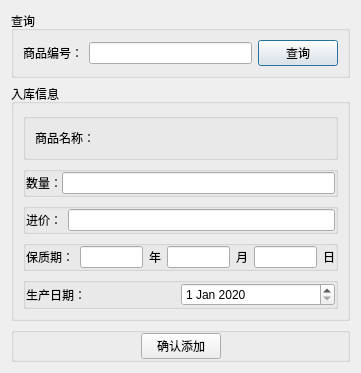
<?xml version="1.0" encoding="UTF-8"?>
<ui version="4.0">
 <class>sr_replenish</class>
 <widget class="QDialog" name="sr_replenish">
  <property name="geometry">
   <rect>
    <x>0</x>
    <y>0</y>
    <width>361</width>
    <height>336</height>
   </rect>
  </property>
  <property name="windowTitle">
   <string>Dialog</string>
  </property>
  <layout class="QVBoxLayout" name="verticalLayout_2">
   <item>
    <widget class="QGroupBox" name="groupBox">
     <property name="title">
      <string>查询</string>
     </property>
     <layout class="QHBoxLayout" name="horizontalLayout">
      <item>
       <widget class="QLabel" name="label">
        <property name="text">
         <string>商品编号：</string>
        </property>
       </widget>
      </item>
      <item>
       <widget class="QLineEdit" name="code"/>
      </item>
      <item>
       <widget class="QPushButton" name="query">
        <property name="text">
         <string>查询</string>
        </property>
       </widget>
      </item>
     </layout>
    </widget>
   </item>
   <item>
    <widget class="QGroupBox" name="groupBox_2">
     <property name="title">
      <string>入库信息</string>
     </property>
     <layout class="QVBoxLayout" name="verticalLayout">
      <item>
       <widget class="QGroupBox" name="groupBox_7">
        <property name="title">
         <string/>
        </property>
        <layout class="QHBoxLayout" name="horizontalLayout_6">
         <item>
          <widget class="QLabel" name="label_5">
           <property name="text">
            <string>商品名称：</string>
           </property>
          </widget>
         </item>
         <item>
          <widget class="QLabel" name="name">
           <property name="text">
            <string/>
           </property>
          </widget>
         </item>
         <item>
          <spacer name="horizontalSpacer_3">
           <property name="orientation">
            <enum>Qt::Horizontal</enum>
           </property>
           <property name="sizeHint" stdset="0">
            <size>
             <width>40</width>
             <height>20</height>
            </size>
           </property>
          </spacer>
         </item>
        </layout>
       </widget>
      </item>
      <item>
       <widget class="QGroupBox" name="groupBox_3">
        <property name="sizePolicy">
         <sizepolicy hsizetype="Preferred" vsizetype="Preferred">
          <horstretch>0</horstretch>
          <verstretch>0</verstretch>
         </sizepolicy>
        </property>
        <property name="title">
         <string/>
        </property>
        <layout class="QHBoxLayout" name="horizontalLayout_2">
         <property name="spacing">
          <number>0</number>
         </property>
         <property name="leftMargin">
          <number>0</number>
         </property>
         <property name="topMargin">
          <number>0</number>
         </property>
         <property name="rightMargin">
          <number>0</number>
         </property>
         <property name="bottomMargin">
          <number>0</number>
         </property>
         <item>
          <widget class="QLabel" name="label_2">
           <property name="text">
            <string>数量：</string>
           </property>
          </widget>
         </item>
         <item>
          <widget class="QLineEdit" name="amount"/>
         </item>
        </layout>
       </widget>
      </item>
      <item>
       <widget class="QGroupBox" name="groupBox_8">
        <property name="title">
         <string/>
        </property>
        <layout class="QHBoxLayout" name="horizontalLayout_7">
         <property name="leftMargin">
          <number>0</number>
         </property>
         <property name="topMargin">
          <number>0</number>
         </property>
         <property name="rightMargin">
          <number>0</number>
         </property>
         <property name="bottomMargin">
          <number>0</number>
         </property>
         <item>
          <widget class="QLabel" name="label_6">
           <property name="text">
            <string>进价：</string>
           </property>
          </widget>
         </item>
         <item>
          <widget class="QLineEdit" name="price"/>
         </item>
        </layout>
       </widget>
      </item>
      <item>
       <widget class="QGroupBox" name="groupBox_5">
        <property name="title">
         <string/>
        </property>
        <layout class="QHBoxLayout" name="horizontalLayout_4">
         <property name="leftMargin">
          <number>0</number>
         </property>
         <property name="topMargin">
          <number>0</number>
         </property>
         <property name="rightMargin">
          <number>0</number>
         </property>
         <property name="bottomMargin">
          <number>0</number>
         </property>
         <item>
          <widget class="QLabel" name="label_4">
           <property name="text">
            <string>保质期：</string>
           </property>
          </widget>
         </item>
         <item>
          <widget class="QLineEdit" name="year"/>
         </item>
         <item>
          <widget class="QLabel" name="label_7">
           <property name="text">
            <string>年</string>
           </property>
          </widget>
         </item>
         <item>
          <widget class="QLineEdit" name="month"/>
         </item>
         <item>
          <widget class="QLabel" name="label_8">
           <property name="text">
            <string>月</string>
           </property>
          </widget>
         </item>
         <item>
          <widget class="QLineEdit" name="day"/>
         </item>
         <item>
          <widget class="QLabel" name="label_9">
           <property name="text">
            <string>日</string>
           </property>
          </widget>
         </item>
         <item>
          <spacer name="horizontalSpacer_7">
           <property name="orientation">
            <enum>Qt::Horizontal</enum>
           </property>
           <property name="sizeHint" stdset="0">
            <size>
             <width>40</width>
             <height>20</height>
            </size>
           </property>
          </spacer>
         </item>
         <item>
          <spacer name="horizontalSpacer_6">
           <property name="orientation">
            <enum>Qt::Horizontal</enum>
           </property>
           <property name="sizeHint" stdset="0">
            <size>
             <width>40</width>
             <height>20</height>
            </size>
           </property>
          </spacer>
         </item>
         <item>
          <spacer name="horizontalSpacer_5">
           <property name="orientation">
            <enum>Qt::Horizontal</enum>
           </property>
           <property name="sizeHint" stdset="0">
            <size>
             <width>40</width>
             <height>20</height>
            </size>
           </property>
          </spacer>
         </item>
         <item>
          <spacer name="horizontalSpacer_4">
           <property name="orientation">
            <enum>Qt::Horizontal</enum>
           </property>
           <property name="sizeHint" stdset="0">
            <size>
             <width>40</width>
             <height>20</height>
            </size>
           </property>
          </spacer>
         </item>
        </layout>
       </widget>
      </item>
      <item>
       <widget class="QGroupBox" name="groupBox_4">
        <property name="title">
         <string/>
        </property>
        <layout class="QHBoxLayout" name="horizontalLayout_3">
         <property name="spacing">
          <number>0</number>
         </property>
         <property name="leftMargin">
          <number>0</number>
         </property>
         <property name="topMargin">
          <number>0</number>
         </property>
         <property name="rightMargin">
          <number>0</number>
         </property>
         <property name="bottomMargin">
          <number>0</number>
         </property>
         <item>
          <widget class="QLabel" name="label_3">
           <property name="text">
            <string>生产日期：</string>
           </property>
          </widget>
         </item>
         <item>
          <widget class="QDateEdit" name="produce">
           <property name="dateTime">
            <datetime>
             <hour>0</hour>
             <minute>1</minute>
             <second>0</second>
             <year>2020</year>
             <month>1</month>
             <day>1</day>
            </datetime>
           </property>
          </widget>
         </item>
        </layout>
       </widget>
      </item>
     </layout>
    </widget>
   </item>
   <item>
    <widget class="QGroupBox" name="groupBox_6">
     <property name="title">
      <string/>
     </property>
     <layout class="QHBoxLayout" name="horizontalLayout_5">
      <property name="leftMargin">
       <number>0</number>
      </property>
      <property name="topMargin">
       <number>0</number>
      </property>
      <property name="rightMargin">
       <number>0</number>
      </property>
      <property name="bottomMargin">
       <number>0</number>
      </property>
      <item>
       <spacer name="horizontalSpacer">
        <property name="orientation">
         <enum>Qt::Horizontal</enum>
        </property>
        <property name="sizeHint" stdset="0">
         <size>
          <width>40</width>
          <height>20</height>
         </size>
        </property>
       </spacer>
      </item>
      <item>
       <widget class="QPushButton" name="add">
        <property name="text">
         <string>确认添加</string>
        </property>
       </widget>
      </item>
      <item>
       <spacer name="horizontalSpacer_2">
        <property name="orientation">
         <enum>Qt::Horizontal</enum>
        </property>
        <property name="sizeHint" stdset="0">
         <size>
          <width>40</width>
          <height>20</height>
         </size>
        </property>
       </spacer>
      </item>
     </layout>
    </widget>
   </item>
  </layout>
 </widget>
 <resources/>
 <connections/>
</ui>
